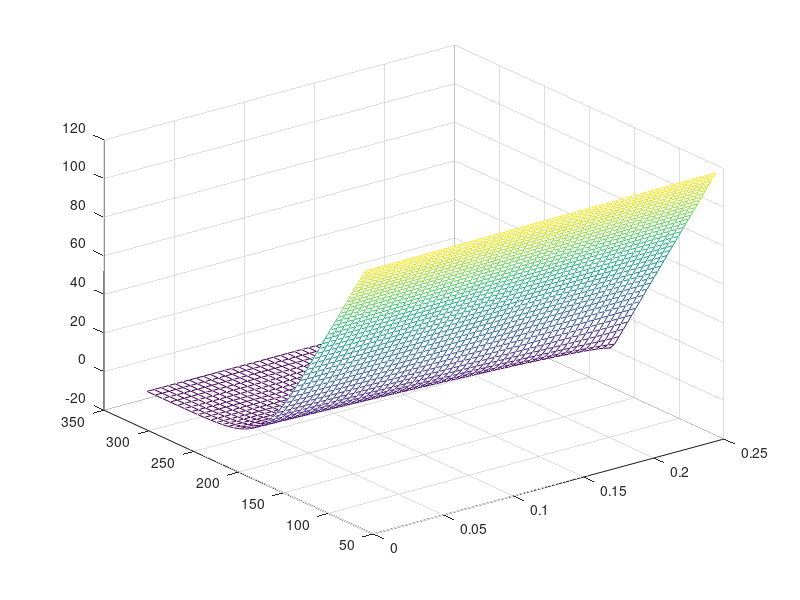

This figure's MATLAB source: (Note: this script raises an error after producing the figure.)
%%%%%%%%%%%%%%%%%%%%%%%%%%%%%%%%%%%%%%%%%%%%%%%%%%%%%%%%%%%%%%%%%%%%%%%%%%%
%                 1D Black-Scholes Equation Solver for
%                        European Put Option
%
%  The following code solves the B-S equation as a transformed heat
%  equation using the Finite Element Method. This program solves the 
%  equation for different values of N and M (no. of spatial and temporal 
%  points resp.) and plots the solution. We also perform basic error 
%  analysis by taking the analytical solution and solving for the error.
%
%  T - Time to Maturity
%  K - Strike Price
%  r - risk free interest rate
%  sigma - volatility
%
%  x_min, x_max - stock price bounds (these are implemented so we can
%  define the spatial domain)
%  x, tau - space and time domain resp.
%  x_eff - spatial domain excluding boundaries
%
%  S, k1, r - variables for transformation to heat equation
%
%  b - matric used to describe the boundary conditions as described in
%  Section 5
%
%  xi - matrix for the time variables (calculated using Crank-Nicolson)
%

close all
clear all


%%%%%%%%%%%%%%%%%%%%   Initial Setup of Variables   %%%%%%%%%%%%%%%%%%%%%%%

T = 0.25; K = 175;
r = 0.04; sigma = 0.30;


% Log transformation of stock price bounds
x_min = log(25/K); x_max = log(500/K);



% Discretise the spatial and time domain

N = 100; M = 50;

x = linspace(x_min, x_max, N+2); dx = x(2) - x(1);
tau = linspace(0, T*(sigma^2)/2, M+1); dtau = tau(2) - tau(1);
x_eff = x(2 : length(x)-1);

xi = zeros(length(x_eff), length(tau));
b=xi;

k1 = 2*r / (sigma^2);
S = K*exp(x);


%%%%%%%%%%%%%%%%%%%  Establish boundary conditions  %%%%%%%%%%%%%%%%%%%%%%%


% Initial condition for option value at time T (this is gamma in our notes)
IC = @(x, k1) max(0, exp(0.5 * x * (k1 - 1)) - exp(0.5 * x * (k1 + 1)));

% Boundary conditions (alpha - value at x_min , beta - value at x_max)
alpha = @(tau) exp(1/2*(k1-1)*x_max + 1/4*tau*(k1-1)^2);
beta = @(tau) 0;
phi_boundary = @(x, tau) (beta(tau) - alpha(tau)) .* (x - x_min)/(x_max - x_min) + alpha(tau);

% Set initial condition.

xi(:,1) = IC(x_eff, k1)-phi_boundary(x_eff,0);

% Construct b to incorporate the boundary conditions into the FEM solution.
for i = 1 : length(tau)
    b(:, i) = ((x_eff - x_min)/(x_max - x_min)) * dx * (0.25 * (k1 + 1) ^ 2) * beta(tau(i));
end


%%%%%%  Assemble matrices and solve for xi using time stepping scheme  %%%%

A1 = zeros(N,N);
for i=1:N
    if i > 1
        A1(i, i-1) = -1/dx;
    end
    A1(i, i) = 2/dx;
    if i < N
        A1(i, i+1) = -1/dx;
    end
end
A1(1,1:2)=[2/dx,-1/dx]; A1(N,N-1:N)=[-1/dx,2/dx];

B1 = zeros(N,N);
for i=1:N
    if i > 1
        B1(i, i-1) = dx/6;
    end
    B1(i, i) = 2*dx/3;
    if i < N
        B1(i, i+1) = dx/6;
    end
end
B1(1,1:2)=[2*dx/3,dx/6]; B1(N,N-1:N)=[dx/6,2*dx/3];

% Solve for xi using the Crank-Nicolson Scheme
B_final = B1 + (0.5 * dtau) .* A1;
A_final = B1 - (0.5 * dtau) .* A1;

for i = 2 : length(tau)
    xi(:, i) = B_final \ (A_final * xi(:, i - 1) - (dtau/2) * (b(:, i) + b(:, i-1)));
end

%%%%%%%%%%%%%%%%%%%   Option Price Calculation V(S,t)   %%%%%%%%%%%%%%%%%%%

% Get option price at nodes
base = zeros(length(x), length(tau));
for i = 1 : length(x)
    for j = 1 : length(tau)
        base(i, j) = phi_boundary(x(i), tau(j));
    end
end

nodes = [zeros(1,length(tau)); xi; zeros(1,length(tau))];
nodes = nodes + base;


% Transform option prices back to the stock price and time domain
for i=1:length(x)
    for j=1:length(tau)
        nodes(i,j)=(K*exp((-0.5)*(k1-1)*x(i)+(-0.25)*((k1+1)^2)*tau(j)))*nodes(i,j);
    end
end



%%%%%%%%%%%%%%%%%%%%%%      Post-Processing      %%%%%%%%%%%%%%%%%%%%%%%%%%



% Output a 3D mesh of our FEM approiximation
V = nodes;
stock = S;
time = T-tau*2/sigma^2;
s = mesh(time',stock(3*N/10:85*N/100),V(3*N/10:85*N/100,:));view(3);
%mesh(time', stock, Nodes_v);view(3);
s.FaceColor = 'interp';
s.FaceAlpha = 0.3;
s.EdgeAlpha = 1; 
s.LineWidth = 0.75;
colormap turbo
title('Black-Scholes FEM Approximation for European Put');
ylabel('Stock Price (S)');xlabel('Time (T-t)');zlabel('Option Price V(S,t)');


% Output a 2D plot of the FEM Approximation for different time values
figure(2);
plot(stock(3*N/10:85*N/100), V(3*N/10:85*N/100, 1), 'r-', 'LineWidth', 1);
hold on;
plot(stock(3*N/10:85*N/100), V(3*N/10:85*N/100, M/2), '-', 'LineWidth', 1, 'Color',[0.1,0.6,0]);
plot(stock(3*N/10:85*N/100), V(3*N/10:85*N/100,M), 'b-', 'LineWidth', 1);
legend("V(S,T) at maturity", "V(S,T/2)", "V(S,0) initial condition");
xlabel('Stock Price (S)');
ylabel('Option Value V(S,t)');
title('European Put Option Prices at Different Times');



%%%%%%%%%%%%%%%%%%%%%%%      Error Analysis      %%%%%%%%%%%%%%%%%%%%%%%%%%

% Calculate the analytical solution to the B-S Equation (using financial toolbox for MATLAB)
for i = 1:length(x)
    for j = 1:length(tau)
        [Call,Put] = blsprice(K*exp(x(i)), K, r, T - (tau(j)*2)/sigma^2, sigma);
        V_exact(i,j) = Put;
    end
end



V_exact = flip(V_exact,2);
V_exact = V_exact(3*N/10:85*N/100, :);
V = V(3*N/10:85*N/100,:);
err = V - V_exact;
figure(3);
mesh(time, stock(3*N/10:85*N/100), err);
colormap jet
title('Error of Finite Element Solution');
ylabel('Stock Price');xlabel('Time');zlabel('Error');

